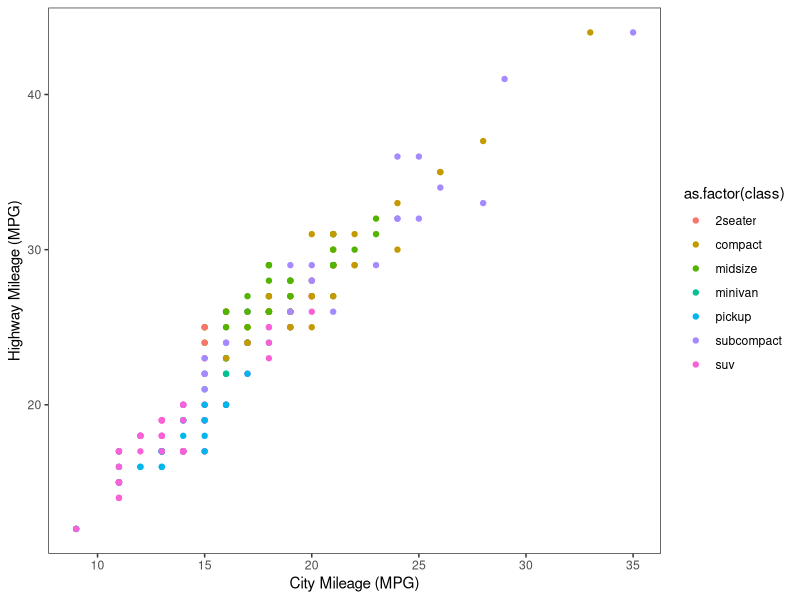
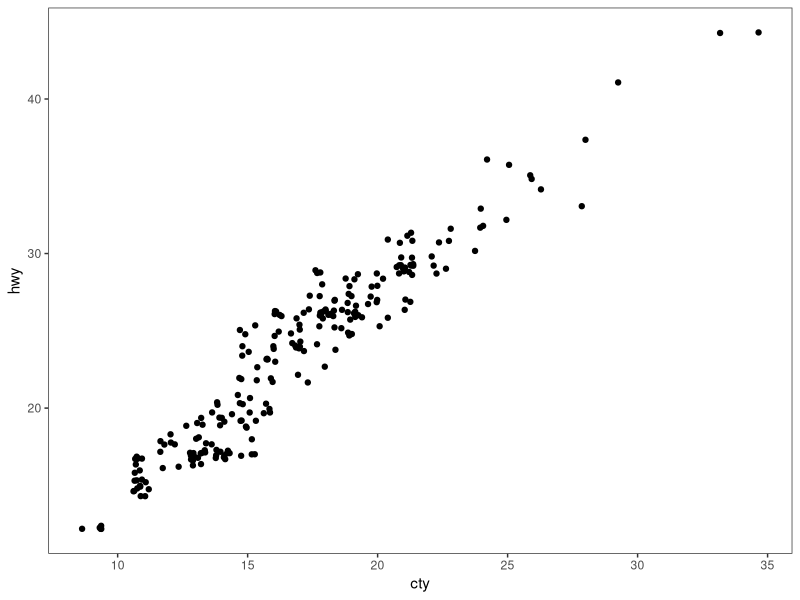
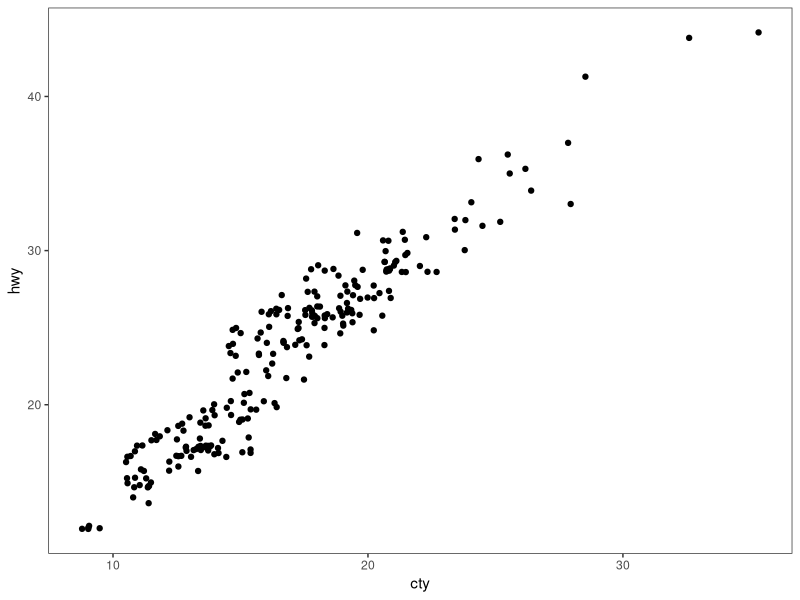

These charts were generated, in order, by the following R code: (Note: this script raises an error after producing the figures.)
# ---------------------------------------------------------- #
#### MODULE 3: Plot even more data!                       ####               
# ---------------------------------------------------------- #

## OBJECTIVE:
# 1. To develop a "grammar of graphics".
# 2. To become comfortable using ggplot2 for exploratory data visualization.


# ---------------------------------------------------------- #
#### SET UP:                                              ####
# ---------------------------------------------------------- #
# REMINDER: In RStudio, open the Rproject for our course (UNCG_DataWrangling), 
# pull any changes from GitHub, and navigate to the branch you created for 
# yourself (just a single branch for the whole semester) in RStudio's Git tab.
# Open this week's assignment in this new branch to complete and submit on GitHub.
# Ideally, you'll commit your answers a bit at a time as you work through
# this assignment, rather than committing all at once at the end.

# Reminder of some helpful resources for graphing in R:
# ggplot Cookbook: http://www.cookbook-r.com/Graphs/
# Official ggplot2 Book: https://ggplot2-book.org/
# Themes in ggplot2: https://ggplot2-book.org/polishing.html#themes

# In ggplot2, aesthetic means “something you can see”. Each aesthetic is a
# mapping between a visual cue and a variable.
# Examples include:
# position (i.e., on the x and y axes)
# color (“outside” color)
# fill (“inside” color)
# shape (of points)
# line type
# size

# Each type of geometric object (geom) accepts only a subset of all aesthetics.
# Refer to the geom help pages to see what mappings each geom accepts. Aesthetic
# mappings are set with the aes() function.

# TASK: We will be using the ggplot2 package for graphing. Fortunately, ggplot2 
# is nested within the tidyverse package (along with many others).
# Start by writing code to load the tidyverse library.
# HINT: see the end of assignment #1 if you forgot how to load a package.
library(ggplot2)

# TASK: Write code below to set your theme to black and white and both your major
# AND minor gridlines to element_blank for all plots you'll be making today.
# HINT: Check back to last week's assignment section 1.9 for setting themes for
# all plots.
theme_set(theme_bw())
theme_update(panel.grid.major = element_blank(),
             panel.grid.minor = element_blank())

# ---------------------------------------------------------- #
#### 1.0 CORRELATION                                      ####
# ---------------------------------------------------------- #

# We learned how to make correlations last week, but it never hurts to get
# more practice! Let's start by using a data set built into ggplot2.
# The mpg dataset looks at the gas efficiency of different cars. Run the following
# code to load the data:
data(mpg, package = "ggplot2")

# TASK: Create a scatterplot (i.e., a dot plot) to relate city and highway mileage.
# Color the points by the class of car (class column) and label the x and y axis 
# to be more informative (City Mileage (MPG) vs Highway Mileage (MPG)).
# HINT: Refer back to last week's assignment or the ggplot help resources if you 
# forget how to make a scatterplot.

ggplot(mpg, aes(x = cty, y = hwy)) + 
  geom_point(aes(color=as.factor(class)))+
  xlab("City Mileage (MPG)") + 
  ylab("Highway Mileage (MPG)")


# Looks alright, but the graph may be hiding some information...
# QUESTION: How many data points are in the mpg dataframe?
# 234

# QUESTION: Approximately how many dots are in the graph you just made? How does
# that compare to the number of observations in the dataframe?
# about a hundred, there are too few dots compared to observations

# Try another correlation-focused geom that addresses this problem by running
# the following code:
ggplot(data=mpg, aes(x=cty, y=hwy)) + 
  geom_jitter()


# QUESTION: What happened when you created the plot with geom_jitter?
# there are more dots and they are no longer in a uniform grid formation

# QUESTION: Run the code to create a plot using geom_jitter a second time. Then run it
# again and again. What happens each time? Why is this happening?
# it keeps changing the position of the dots
# This is most likely because we have not specified the length of the x & y axes


# TASK: The default in geom_jitter is to jitter (or slightly move) the points away
# from each other in both the x and y directions. Check the help file for geom_jitter
# and write code below to make a graph where you jitter points in only the x-dimension
# by 0.5.
?geom_jitter

ggplot(mpg, aes(cty, hwy)) +
  geom_jitter(width = 0.5)
# copy pasted from the example shown in the help file

# ---------------------------------------------------------- #
#### 1.1 DETOUR! COLORS, COLORS, COLORS                   ####
# ---------------------------------------------------------- #

# Our world is so colorful, and our graphs can be too! But we want to be mindful
# of our color choices to not only be beautiful, but also informative and accessible.

# TASK: Create a new dataframe that filters our mpg data down to only information
# for car classes compact, midsize, and suv using an %in% statement. Name your 
# new dataframe mpgSubset.
# HINT: Refer back to the Transform assignment if you want help with %in% (or 
# try googling!)

mpgSubset <- mpg %>% 
  filter(mpg$class%in%c('compact','midsize','suv'))


# ggplot has lots of nice (and some not so nice) built-in color palettes that we 
# can use to fill our bars with color. Try running the following code:
ggplot(data=mpgSubset, aes(x=cty, y=hwy, color=class)) +
  geom_jitter()

# The code above supplies us with ggplot's default color palette, which I find not
# so pleasing. Let's try to change this!

# We can add a statement specifying the scale of colors we would prefer. One way
# to do this is to use other pre-set palettes from ggplot. Run the code below to 
# ask ggplot to use the color brewer's palette called Set 1.
ggplot(data=mpgSubset, aes(x=cty, y=hwy, color=class)) +
  geom_jitter() +
  scale_color_brewer(palette="Set1")

# Alternatively, we could use the "RdBu" palette:
ggplot(data=mpgSubset, aes(x=cty, y=hwy, color=class)) +
  geom_jitter() +
  scale_color_brewer(palette="RdBu")

# QUESTION: Investigate the color brewer's range of palettes at this website: 
# https://r-graph-gallery.com/38-rcolorbrewers-palettes.html
# What do you notice about the colors chosen from each of the palettes that we
# used above? (i.e., does it use the first three colors in the palette? The last
# three? Some other combination?)
# RdBu goes for the middle grounds while Set1 goes for the first 3 colors

# We could also pick out EXACTLY which colors we want for our figure. 
# There are 4 main ways to specify colors in R:
### by name
### by number
### by Hex code
### with the rgb() function

# By Name: R allows you to call more than 600 colors by name! Run the following
# code to see a list:
colors()

# We can put in the colors we chose for each variable by adding the 
# scale_color_manual() function to our plot. Try it out by running the following
# code:
ggplot(data=mpgSubset, aes(x=cty, y=hwy, color=class)) +
  geom_jitter() +
  scale_color_manual(values=c('midnightblue', 'cornflowerblue', 'tomato3'))


# You can also chose colors by number, which are assigned in R.

# TASK: Copy and paste the code to make our scatterplot and replace the color names
# with three numbers of your choice (between 1 and 657). How does your new figure look?
# HINT: remember to remove the quotation marks when calling numbers.
ggplot(data=mpgSubset, aes(x=cty, y=hwy, color=class)) +
  geom_jitter() +
  scale_color_manual(values=c(17, 70, 29))


# QUESTION: How do you think you could figure out which color name belongs to
# each color number?
# HINT: Try creating a dataframe from color() by passing it into the
# as.data.frame() function.


# You can also chose colors by Hex code. A Hex color code is a 6-symbol code made
# of up to three 2-symbol elements (6 symbols in length all together). Each of 
# the 2-symbol elements represents a color value in the Red-Green-Blue (RGB) color
# scale from 0 to 255. Hex codes are written with a # in front of them. Let's try
# out calling our colors using hex code.
ggplot(data=mpgSubset, aes(x=cty, y=hwy, color=class)) +
  geom_jitter() +
  scale_color_manual(values=c('#191970', '#6495ED', '#FF6347'))

# There are two great things about hex codes. First, you can call ANY color you 
# want with a hex code. That is, you're not limited to the 657 colors that are
# in ggplot. By specifying the color by hex code, you can pick literally anything!

# TASK: Google the search term "color picker". This should bring up google's color
# picker (in addition to a billion other color picking websites). Use this color
# picker to generate the hex codes for three new colors of your choice. Then copy
# and paste the above code, replacing the hex codes with your color choices.


# The second great thing about hex codes is that you can control the transparency
# of your colors. Transparency is set in a hex code by adding two extra symbols
# to the end, which together make up the "alpha" element. Adding 00 to the end 
# of your hex code will make your color completely transparent, while adding FF 
# to the end will make it completely opaque. Any number/letters in-between will 
# result in partial transparency. You can find a complete list of transparencies
# between 0-100% here: https://gist.github.com/lopspower/03fb1cc0ac9f32ef38f4

# TASK: Try out transparency by copying and pasting your graph code below and
# adding the alpha element to the end of each of your hex codes to make your
# first color 0% transparent, your second color 50% transparent, and your third
# color 100% transparent.


# QUESTION: What happened to the point that you set to 100% transparent?


# Finally, we can set our colors using the rgb() function. This operates very
# similarly to the hex code, where you can pick exactly the color and transparency
# you want. Try it out by running the following code:
ggplot(data=mpgSubset, aes(x=cty, y=hwy, color=class)) +
  geom_jitter() +
  scale_color_manual(values=c(rgb(.10, .10, .44, 1), rgb(.39, .58, .93, 1), rgb(1.0, .39, .28, 1)))

# TASK: Modify the above code to make all of your points 50% transparent.

# There are so many inventive and artistic people in the world who have expanded
# the offerings for colors in ggplot. Check out some notable ones listed below
# when choosing colors for this assignment.
### Color-blind friendly palettes: https://github.com/JLSteenwyk/ggpubfigs
### Color palettes from vintage National Parks posters: https://github.com/katiejolly/nationalparkcolors
### Color palettes based on Wes Anderson movies: https://github.com/karthik/wesanderson
### Color palettes from famous Dutch paintings: https://github.com/EdwinTh/dutchmasters


# ---------------------------------------------------------- #
#### 1.2 DETOUR! LEGENDS                                  ####
# ---------------------------------------------------------- #

# When you specify colors in your ggplot code, R throws in a bonus legend for free!
# However, this legend is often not as clear or visually appealing as we might 
# prefer. But as with all geometric objects in ggplot, legends can be easily altered.

# Run the following code to create a scatter plot. Feel free to modify the colors
# as you prefer!
ggplot(data=mpgSubset, aes(x=cty, y=hwy, color=class)) +
  geom_jitter()

# QUESTION: Where did ggplot get the legend title and values from?


# We could change the title and values in our legend by altering the dataframe
# we are passing into ggplot. But that seems a bit drastic. Instead, we can 
# lean on the same code that specifies our color picks to alter the legend text.
# Try it out by running the following code:
ggplot(data=mpgSubset, aes(x=cty, y=hwy, color=class)) + 
  geom_jitter() + 
  scale_color_manual(values=c('#FCBA03', '#380754', '#496916'),
                     name='Class of Car', 
                     breaks=c('suv', 'midsize', 'compact'), 
                     labels=c('SUV', 'Midsize', 'Compact'))


# TASK: Label each line of the code above with what it is doing.
# HINT: Check the scale_color_manual help file or ggplot Cookbook for more info.


# IMPORTANT: It is important to pay attention to the order you provide ggplot with 
# your color choices and legend labels! Try running the following code:
ggplot(data=mpgSubset, aes(x=cty, y=hwy, color=class)) + 
  geom_jitter() + 
  scale_color_manual(values=c('#FCBA03', '#380754', '#496916'), 
                     name='Class of Car', 
                     breaks=c('suv', 'midsize', 'compact'), 
                     labels=c('Compact', 'SUV', 'Midsize')) 


# QUESTION: What is wrong with the code above? Why is it so important to be
# careful with the order you pass information into ggplot?


# While changing the legend text and factor order takes place in the scale_color_manual
# step, moving the legend around on the graph page is part of the graph theme. We
# can try this out using the code below:
ggplot(data=mpgSubset, aes(x=cty, y=hwy, color=class)) + 
  geom_jitter() + 
  theme(legend.position='top')


# TASK: Modify the code above to have the legend display along the bottom of
# the figure.


# We can also have the legend located within the area of the graph itself! We can 
# do this by specifying the coordinates for where the legend should go within the
# graph axes. First we set the legend position and then we set the anchoring 
# position by justifying the legend.
### bottom left: 0,0
### bottom right: 1,0
### top left: 0,1
### top right: 1,1

# Try it out by running the following code:
ggplot(data=mpgSubset, aes(x=cty, y=hwy, color=class)) + 
  geom_jitter() + 
  theme(legend.position=c(1,0), legend.justification=c(1,0))

# QUESTION: What happens if you don't include the code for legend justification
# above?


# TASK: Copy and paste the code from above. Modify it to place the legend in the
# upper left part of the graph.


# Finally, we might want to remove the legend altogether! We would do so by
# modifying the theme as well. 

# TASK: Check the ggplot cookbook to find the legends section. Read what it says 
# about removing the legend. Then copy and paste the graph code from above. Modify
# the code to remove the legend.


# ---------------------------------------------------------- #
#### 2.0 DEVIATION                                        ####
# ---------------------------------------------------------- #

# Used to compare variation in values between small number of items (or categories) 
# with respect to a fixed reference.

# Whether the graphical type is a deviation graph or a composition graph (or a 
# ranking graph) may depend on the underlying data structure.

# We used geom_bar() last week with factor data to create a bar graph. But
# geom_bar() is a bit tricky because it can make EITHER a bar graph or a histogram
# depending on the data you give it. The default of geom_bar() is to set stat to 
# count so if you give it just a continuous x value, it will make a histogram. Try
# it with the following code:
ggplot(data=mpg, aes(x=hwy)) + 
  geom_bar()

# In order to have the geom create bars and not a histogram, you must:
# 1) Set stat = identity
# 2) Provide both an x and a y inside the aes(), where x is either a character 
# or factor and y is numeric.

# TASK: Create a dataframe of summary statistics for the mpg data, calculating the
# mean, standard deviation, and standard error for highway mpg grouping by class.
# Name the resulting dataframe highwayMPG and your new variables hwy_mean, hwy_sd,
# and hwy_se.
# HINT: Look back at the Transform assignment if you forget how to summarize the
# data. Also recall, standard error = 1.96*standard deviation.


# TASK: Create a bar graph showing the average highway MPG on the y-axis and 
# car class on the x-axis. Fill the bars by class. Add in error bar caps that are 20%
# the width pf the bars.
# HINT: Don't forget to change stat from the default in your geom_bar() statement!


# ---------------------------------------------------------- #
#### 2.1 DETOUR! COLORS AND LEGENDS, AGAIN                ####
# ---------------------------------------------------------- #

# Recall that some geometric elements require fills instead of (or sometimes in
# addition to) colors.

# TASK: Create a bar graph with the mpg summary stats with the following parameters:
# (1) Black bar outline
# (2) Bars filled with the color brewer palette "Dark2" using the scale_fill_manual
#     statement
# (3) No legend
# (4) Informative x- and y-axis labels. 

# HINT: Carefully consider whether your color and/or fill should go within an aes() 
# statement, the scale_fill_manual or scale_color_manual statements, or neither.
# If in doubt, try a bunch of ways until it looks how we want it. And consult 
# your helpful ggplot resources on the web.


# ---------------------------------------------------------- #
#### 2.2 DETOUR! AXIS MODIFICATIONS                       ####
# ---------------------------------------------------------- #

# Run the following code, feeling free to modify colors as you prefer:
ggplot(data=highwayMPG, aes(x=class, y=hwy_mean, fill=class)) +
  geom_bar(stat='identity') 

# QUESTION: Where is ggplot getting the x-axis tick labels from?


# Often our tick labels are not the best. We can modify them to be more informative
# or visually appealing by directly modifying the dataframe, but again this feels
# a bit extreme. Instead, we can directly modify the scale of the axis. For axes
# that deal with categories, we are setting the discrete scale. Try it out by
# running the following code:
ggplot(data=highwayMPG, aes(x=class, y=hwy_mean, fill=class)) +
  geom_bar(stat='identity') +
  scale_x_discrete(labels=c('sport', 'compact', 'midsize', 'minivan', 'pickup', 'subcompact', 'SUV'))

# We can also change the scale of the continuous axes, including how large they are
# and where the tick marks fall as follows:
ggplot(data=highwayMPG, aes(x=class, y=hwy_mean, fill=class)) +
  geom_bar(stat='identity') +
  scale_y_continuous(breaks=seq(0, 50, 10)) +
  coord_cartesian(ylim=c(0,50))

# QUESTION: Try running the code above without the coord_cartesian() statement. 
# What is surprising about the resulting graph? Based on this result, what do you
# think the coord_cartesian() statement does?


# We can also add a statement into the scale discrete or continuous statements
# to name our axes, rather than putting in a whole separate step of xlab() or ylab().
# Try it out with the following code:
ggplot(data=highwayMPG, aes(x=class, y=hwy_mean, fill=class)) +
  geom_bar(stat='identity') +
  scale_x_discrete(name='Class of Car') +
  scale_y_continuous(name='Mean Highway MPG')


# Finally, we can flip our axes easily in ggplot as follows:
ggplot(data=highwayMPG, aes(x=class, y=hwy_mean, fill=class)) +
  geom_bar(stat='identity') +
  coord_flip()


# TASK: Let's put it all together. Make a graph of the mpg summary stats with the
# following specifications:
# (1) color by class of car using a color scheme of your choice (not the default)
# (2) plot the class of car on the x-axis and the highway MPG on the y axis
# (3) include better names for the x- and y-axis titles
# (4) include better names for the car classes
# (5) set the scale of the highway mpg to run from 0 to 30 with breaks every 5 
# (6) flip your axes
# (7) remove the legend


# ---------------------------------------------------------- #
#### 3.0 RANKING                                          ####
# ---------------------------------------------------------- #
# Used to compare the position or performance of multiple items with respect to 
# each other. Actual values matters somewhat less than the ranking.

# TASK: Create a dataframe of summary statistics for the mpg data, calculating the
# mean, standard deviation, and standard error for CITY mpg grouping by class.
# Name the resulting dataframe cityMPG and your new variables city_mean, city_sd,
# and city_se.
# HINT: Look back at the Transform assignment if you forget how to summarize the
# data. Also, standard error = 1.96*standard deviation.


# Now we want to plot our data in order from smallest to largest city MPG to get
# a ranking. To do so, we need to use the reorder() function to rearrange the data
# going into our x-axis.
ggplot(cityMPG, aes(x=reorder(class, city_mean), y=city_mean)) + 
  geom_bar(stat="identity")

# TASK: Recreate the above ranking figure to include the following:
# (1) class of car on the x-axis with informative axis and tick labels
# (2) MPG ordered from highest to lowest (hint: try google if you're unsure)
# (3) bars with dary grey outlines and filled by class with your favorite color scheme
# (4) error bars with end caps 30% the width of the bars
# (5) y-axis from 0 to 30 with tick marks every 5
# (6) no legend.


# ---------------------------------------------------------- #
#### 4.0 DISTRIBUTION                                     ####
# ---------------------------------------------------------- #
# When you have lots and lots of data points and want to study where and how the
# data points are distributed.

# Histograms can be accomplished with either geom_bar() or geom_histogram()
ggplot(mpg, aes(hwy)) + 
  geom_histogram()

# TASK: Recreate the graph above, but using geom_bar() instead


# TASK: Try making a histogram with the categorical variable 'manufacturer'.
# What error message do you get?


# QUESTION: What happens when you follow the advice of the error message and 
# make stat='count'?
ggplot(mpg, aes(manufacturer)) + 
  geom_histogram(stat="count")


# TASK: Make a boxplot comparing the distribution of cty (city mileage) for
# each class of car.
# HINT: Look back to last week if you forget how to make a boxplot.


# We can also make a different type of distribution, a violin plot using the 
# geom_violin statement as follows:
ggplot(mpg, aes(x=class, y=cty)) + 
  geom_violin()

# QUESTION: What does a violin plot show? Check google if you're unsure.


# ---------------------------------------------------------- #
#### 5.0 COMPOSITION                                      ####
# ---------------------------------------------------------- #
# Bar charts and pie charts are classic ways of showing composition of a dataset.

# TASK: Let's get some data for this task by determining the number of cars from 
# each car manufacturer in our mpg dataframe. We can do this as follows:
manufacturerFreq <- mpg %>% 
  group_by(manufacturer) %>% 
  summarize(frequency=length(manufacturer)) %>% 
  ungroup()

# TASK: Make a bar graph of the number of cars (frequency) by manufacturer using
# the dataframe we created above.


# We can switch the bar chart you created above into a pie chart simply by changing
# the coordinate system through a series of steps as follows:

ggplot(manufacturerFreq, aes(x=manufacturer, y=frequency)) +
  geom_bar(stat="identity") +
  coord_polar()

ggplot(manufacturerFreq, aes(x=manufacturer, y=frequency, fill=manufacturer)) +
  geom_bar(stat="identity") +
  coord_polar()

ggplot(manufacturerFreq, aes(x="", y=frequency, fill=manufacturer)) +
  geom_bar(stat="identity", width=1) +
  coord_polar()

ggplot(manufacturerFreq, aes(x="", y=frequency, fill=manufacturer)) +
  geom_bar(stat="identity", width=1) +
  coord_polar(theta="y")

ggplot(manufacturerFreq, aes(x="", y=frequency, fill=manufacturer)) +
  geom_bar(stat="identity", width=1) +
  coord_polar(theta="y", start=0) +
  theme_void() +
  theme(legend.title = element_text(size = 12.5), 
        legend.text  = element_text(size = 8.5),
        legend.key.size = unit(.75, "lines"))

# TASK: Annotate the code below to describe what each line does:
ggplot(manufacturerFreq, aes(x="", y=frequency, fill=manufacturer)) +
  geom_bar(stat="identity", width=1) +
  coord_polar(theta="y", start=0) +
  theme_void() +
  theme(legend.title = element_text(size = 12.5), 
        legend.text  = element_text(size = 8.5),
        legend.key.size = unit(.75, "lines"))


# ---------------------------------------------------------- #
#### 6.0 CHANGE                                           ####
# ---------------------------------------------------------- #

# Time series are often best visualized with line graphs. Let's try this out
# with some new data:
data("economics")

# TASK: Use the economics dataset to plot the number of people who are unemployed
# over time (unemploy vs date). Make a scatterplot, then connect the points with 
# lines using geom_line().
# HINT: use ?economics to get more information about this dataset.




# ---------------------------------------------------------- #
#### GROUPS AND MAPS                                      ####
# ---------------------------------------------------------- #

# Let's save these for group project options, this assignment is really long!









# REMEMBER: Save and push your script when you're done with this assignment!
